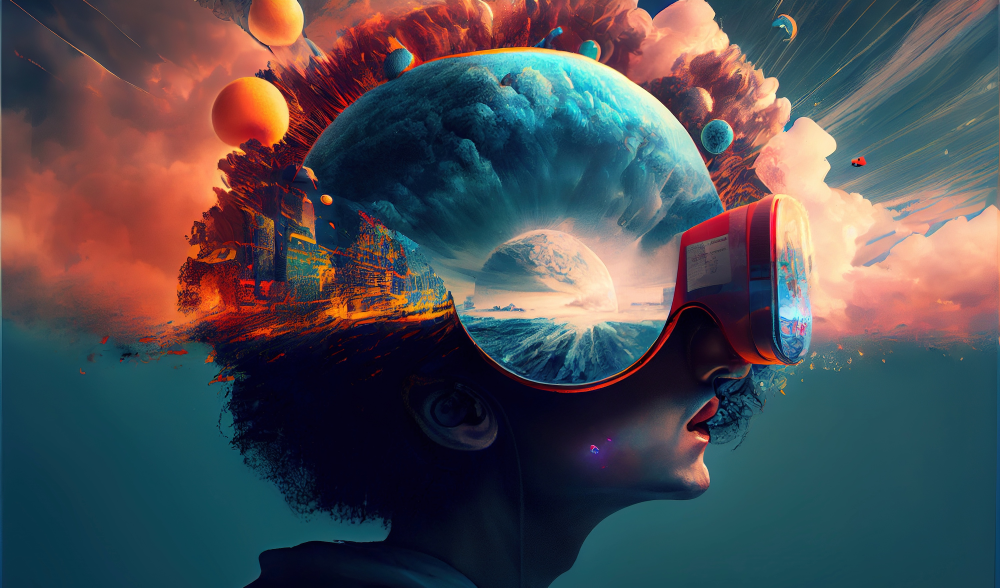
#> input picture image_de_test.jpg, 3000 x 1763 px (shown at 1/3 size)
$ python Img_to_base64_to_wav.py
#> lines starting #> are read from the running program, lines starting #| are printed output that depends on the picture
"""
Convertit une image en WAV. Le fichier ci-dessous encode et décode l'image.
Pour une image de 375x220, cela prend au programme environ 0.1 seconde.

Auteur : Jules Henriot-Colin
LICENSE : GPL-3.0
(Ce programme est destiné à des fins de recherche...)

Tout crédit est apprécier mais pas obligatoire.
"""
from base64 import b64encode, b64decode
from time import time
from struct import pack, unpack
from zlib import compress, decompress
from PIL import Image
import wave

def compress_image(image_path):

#> called with image_path = 'image_de_test.jpg'
    f"""
    Va compresser l'image grace a pillow, paramtre:
    le chemin de l'image a compresser
    return : rien, un image compresser a commpressed_{image_path}
    """
    image = Image.open(image_path)
#> image is the input picture: PIL image 3000x1763 RGB; mean R, G, B 78.3, 77.2, 83

    SIZE_ORIGINAL_IMAGE = image.size
#> SIZE_ORIGINAL_IMAGE = (3000, 1763)

    image_16_colors = image.resize((SIZE_ORIGINAL_IMAGE[0]//8, SIZE_ORIGINAL_IMAGE[1]//8))
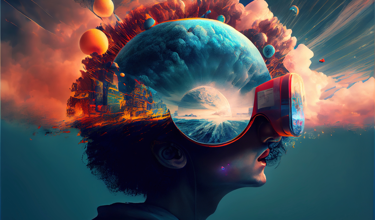
#> image_16_colors: PIL image 375x220 RGB; mean R, G, B 78.3, 77.2, 83

    image_16_colors = image_16_colors.convert("RGB")
    image_16_colors.save(f"commpressed_{image_path}", optimize=True, quality=50)


def encode_base64(image_path):
    """
    Encode l'image en base 64
    Prend en compte le chemin de l'image
    return l'image en base64
    """

    with open(image_path, "rb") as image_file:
        image_binary = image_file.read()

    compressed_binary = compress(image_binary, level=9)
    image_data = b64encode(compressed_binary).decode("utf-8")
    return image_data

def decode_base64(encoded_text, output_image_path):

    """
    Decode l'image en base 64
    Prend en compte l'image en base64
    return Rien, enregistre l'image
    """
    received_compressed_binary = b64decode(encoded_text)
    decompressed_binary = decompress(received_compressed_binary)

    with open(output_image_path, "wb") as image_file:
        image_file.write(decompressed_binary)
    print(f"Image saved to: {output_image_path}")

def base64_to_wav(base64_string, wav_file):
    """tranform le le base 64 en audio WAV
    Prend en entrer le texte en base 64 et le fichier wav a enregistrer"""

    data = [ord(char) for char in base64_string]
    print(data)
    with wave.open(wav_file, 'w') as wav:

        wav.setnchannels(1)
        wav.setsampwidth(1)
        wav.setframerate(44100)

        frames = pack(f'{len(data)}B', *data)
        wav.writeframes(frames)

def wav_to_base64(wav_file):
    """Convertie le wav en base64
    prend en entrer le fichier wav et retourn le texte en base 64"""

    with wave.open(wav_file, 'r') as wav:
        if wav.getnchannels() != 1 or wav.getsampwidth() != 1:
            raise ValueError("Le WAV doit etre mono avec des sample de 8-BIT")

        frames = wav.readframes(wav.getnframes())
        data = unpack(f'{len(frames)}B', frames)
        return ''.join(chr(byte) for byte in data)


start = time()
input_image = "image_de_test.jpg"
output_image = "output_image.png"
wav_filename = "base64_audio.wav"


print("==========ENCODAGE==============")
compress_image(input_image)

encoded_text = encode_base64(f"commpressed_{input_image}")
print(f"L'image est en BASE64 {encoded_text[:100]}, ...")

base64_to_wav(encoded_text, wav_filename)
print(f"L'image est enregistrer en wav {wav_filename}")

print("==========DECODAGE==============")

decoded_base64 = wav_to_base64(wav_filename)

decode_base64(decoded_base64, output_image)
print(f"L'image est enregistrer : {output_image}")

print("==========TEMPS FINAL==============")
print(f"Temps total {time()-start}")
